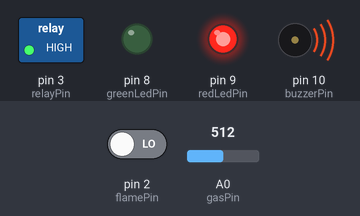
Simulated run of this sketch. Board: Arduino Uno, built with avr-gcc and run on an emulated ATmega328P. Parts: switched loads named in the sketch (green lamp = pin HIGH), output pins drawn as LEDs (lit = HIGH), buzzer (waves = sounding, pin HIGH). Inputs (shaded band) come from the test bench; at power-on: A0 (gasPin) = 512, pin 2 (flamePin) LOW.

Above: at 1.2 s.
1.3 s: A0 (gasPin) set to 317
2.8 s: A0 (gasPin) set to 284
At 3.3 s:
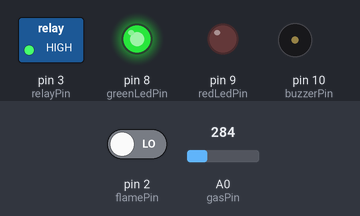
4.3 s: pin 2 (flamePin) driven HIGH
At 5.6 s:
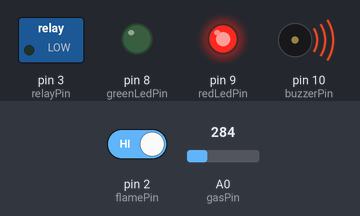
5.9 s: pin 2 (flamePin) driven LOW
At 7.0 s:
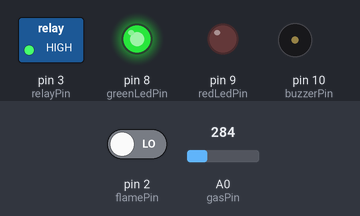
7.5 s: A0 (gasPin) set to 306
At 8.2 s:
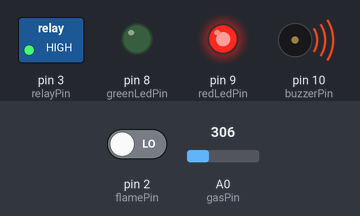
Timing chart, 0 to 10.1 s (numbered marks = the images above; inputs shaded):
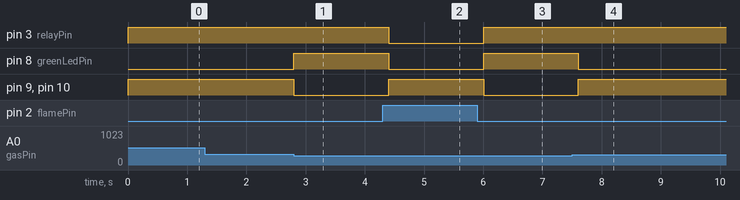

The sketch:

Gas___Fire_detection_device.ino
```cpp
const int gasPin = A0;         // LPG Gas sensor analog pin
const int flamePin = 2;        // Flame sensor digital pin
const int buzzerPin = 10;      // Buzzer pin
const int redLedPin = 9;       // Red LED pin (emergency)
const int greenLedPin = 8;     // Green LED pin (normal)
const int relayPin = 3;        // Relay pin for water spray motor

const int gasThreshold = 300;  // Adjust this threshold as per your gas sensor's sensitivity

void setup() {
  pinMode(gasPin, INPUT);
  pinMode(flamePin, INPUT);
  pinMode(buzzerPin, OUTPUT);
  pinMode(redLedPin, OUTPUT);
  pinMode(greenLedPin, OUTPUT);
  pinMode(relayPin, OUTPUT);

  digitalWrite(buzzerPin, LOW);
  digitalWrite(redLedPin, LOW);
  digitalWrite(greenLedPin, LOW);
  digitalWrite(relayPin, HIGH);
}

void loop() {
  int gasValue = analogRead(gasPin);
  bool flameDetected = digitalRead(flamePin) == HIGH; // HIGH means flame detected

  if (flameDetected) {
    // Emergency: Flame detected
    digitalWrite(redLedPin, HIGH);
    digitalWrite(greenLedPin, LOW);
    digitalWrite(buzzerPin, HIGH);
    digitalWrite(relayPin, LOW); // Activate water spray
  }
  else if (gasValue > gasThreshold) {
    // Emergency: Gas detected, no flame
    digitalWrite(redLedPin, HIGH);
    digitalWrite(greenLedPin, LOW);
    digitalWrite(buzzerPin, HIGH);
    digitalWrite(relayPin, HIGH); // Do not activate water spray
  }
  else {
    // Normal operation
    digitalWrite(redLedPin, LOW);
    digitalWrite(greenLedPin, HIGH);
    digitalWrite(buzzerPin, LOW);
    digitalWrite(relayPin, HIGH); // Spray OFF
  }

  delay(200); // Prevents rapid toggling
}
```

Measured:
- the behaviour switches between 301 and 300 on A0 (gasPin) (found by bisection; images 0 and 1)
- after the input at 1.3 s, every drawn part: stays the same
- after the input at 2.8 s, pin 8 (greenLedPin): LOW → HIGH at once; pin 9 (redLedPin), pin 10 (buzzerPin): HIGH → LOW at once
- after the input at 4.3 s, pin 3 (relayPin), pin 8 (greenLedPin): HIGH → LOW after 0.10 s; pin 9 (redLedPin), pin 10 (buzzerPin): LOW → HIGH after 0.10 s
- after the input at 5.9 s, pin 3 (relayPin), pin 8 (greenLedPin): LOW → HIGH after 0.10 s; pin 9 (redLedPin), pin 10 (buzzerPin): HIGH → LOW after 0.10 s
- after the input at 7.5 s, pin 8 (greenLedPin): HIGH → LOW after 0.11 s; pin 9 (redLedPin), pin 10 (buzzerPin): LOW → HIGH after 0.11 s
